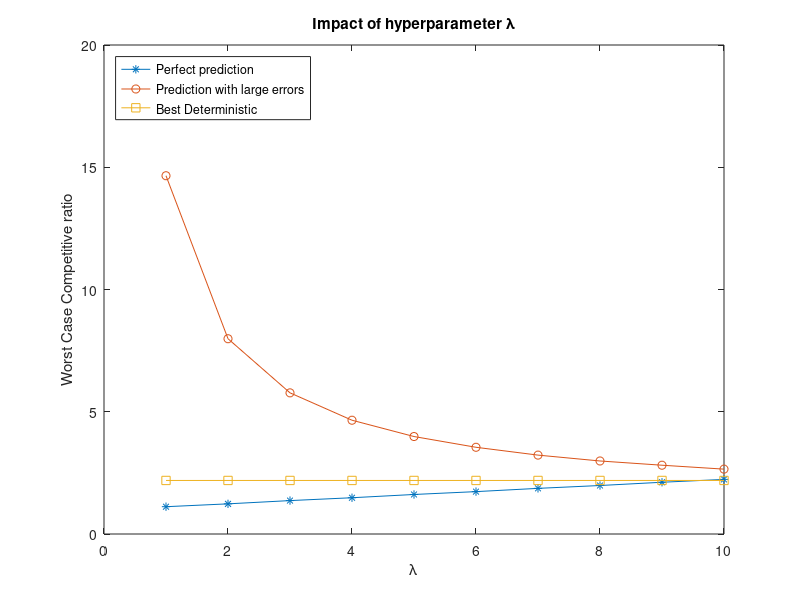

The MATLAB source for this figure:
%The best deterministic algorithm is based on different r and b, however
%they all need to rent until day b_i-1 and buy at day b_i. In this case it
%is shop 3 and the worst competitive ratio is 2.19.
r1=1;
b1=100;
r2=1.25;
b2=75;

for i=1:10
lumda(i) = i/10;
end

x1 = randi(3000,[1,10000]); 
for j=1:10
crm(j)=(ceil(b2*lumda(j)-1)*r2+b2)/b2;
end
plot(crm, '-*');

hold on

for i=1:10
lumda(i) = i/10;
end

 
for j=1:10
crm(j)=(ceil(b1/lumda(j)-1)+b1)/b2;
end
plot(crm, '-o');

for j=1:10
    crm(j)=2.19;
end
plot(crm, '-s');
title('Impact of hyperparameter \lambda');
xlabel('\lambda');
ylabel('Worst Case Competitive ratio');
legend('Perfect prediction','Prediction with large errors','Best Deterministic','Location','northwest');
